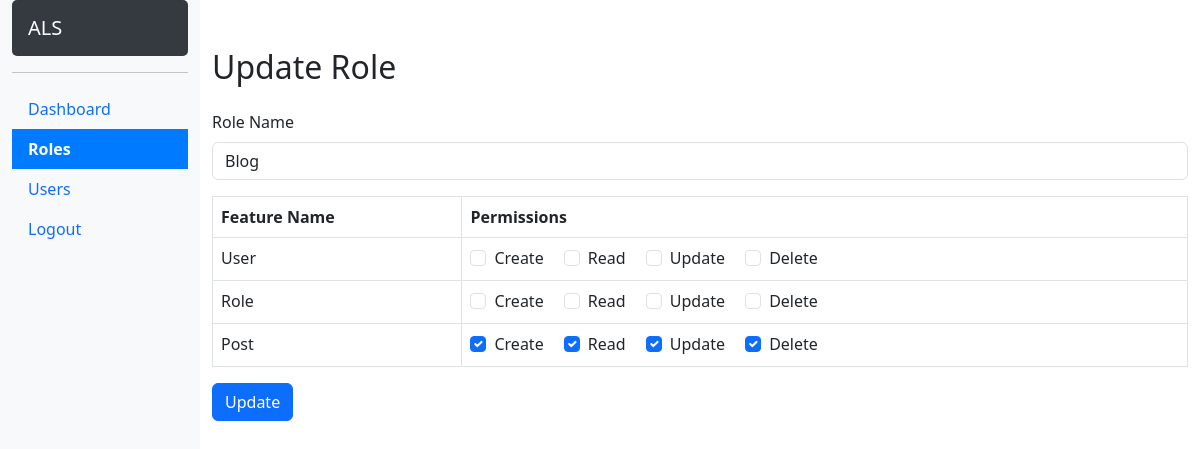
/edit_role.php?id=5 (signed in), run on the app's committed database.
### tables this page shows
CREATE TABLE `roles` (
  `id` int NOT NULL AUTO_INCREMENT,
  `name` varchar(45) DEFAULT NULL,
  PRIMARY KEY (`id`)
);

CREATE TABLE `permissions` (
  `id` int NOT NULL AUTO_INCREMENT,
  `name` varchar(255) DEFAULT NULL,
  `feature_id` int DEFAULT NULL,
  PRIMARY KEY (`id`)
);

### edit_role.php (the view, shortened to what this page needs)
<?php
include 'db_connection.php';
$role_id = $_GET['id'] ?? null;
try {
    $stmt = $conn->prepare("SELECT id, name FROM roles WHERE id = :role_id");
    $stmt->bindParam(':role_id', $role_id, PDO::PARAM_INT);
    $stmt->execute();
    $role = $stmt->fetch(PDO::FETCH_ASSOC);
    $sql_features = "SELECT f.id as feature_id, f.name as feature_name, p.id as permission_id, p.name as permission_name
                     FROM features f
                     LEFT JOIN permissions p ON f.id = p.feature_id
                     ORDER BY p.id ASC";
    $stmt = $conn->query($sql_features);
    $features = [];
    while ($row = $stmt->fetch(PDO::FETCH_ASSOC)) {
        $features[$row['feature_id']]['name'] = $row['feature_name'];
        $features[$row['feature_id']]['permissions'][] = [
            'id' => $row['permission_id'],
            'name' => $row['permission_name']
        ];
    }
    $stmt = $conn->prepare("SELECT permission_id FROM role_permissions WHERE role_id = :role_id");
    $stmt->bindParam(':role_id', $role_id, PDO::PARAM_INT);
    $stmt->execute();
    $existing_permissions = $stmt->fetchAll(PDO::FETCH_COLUMN);
} catch (PDOException $e) {
    echo "Error: " . $e->getMessage();
    exit();
}
?>
<!DOCTYPE html>
<html lang="en">
<head>
    <link href="https://cdn.jsdelivr.net/npm/bootstrap@5.3.0/dist/css/bootstrap.min.css" rel="stylesheet">
    <link rel="stylesheet" href="/assets/css/styles.css" />
</head>
<body>
    <div class="container-fluid">
        <div class="row">
            <?php include 'sidebar.php'; ?>
            <div class="col-md-10 mt-5">
                <h2 class="mb-4">Update Role</h2>
                <form action="update_role.php" method="POST">
                    <div class="mb-3">
                        <label for="role_name" class="form-label">Role Name</label>
                        <input type="text" class="form-control" id="role_name" name="role_name"
                            value="<?php echo htmlspecialchars($role['name']); ?>" required>
                    </div>
                    <table class="table table-bordered">
                        <thead>
                            <tr>
                                <th>Feature Name</th>
                                <th>Permissions</th>
                            </tr>
                        </thead>
                        <tbody>
                            <?php foreach ($features as $feature_id => $feature): ?>
                                <tr>
                                    <td><?php echo htmlspecialchars($feature['name']); ?></td>
                                    <td>
                                        <?php if (!empty($feature['permissions'])): ?>
                                            <?php foreach ($feature['permissions'] as $permission): ?>
                                                <div class="form-check form-check-inline">
                                                    <input class="form-check-input" type="checkbox"
                                                        id="permission_<?php echo $permission['id']; ?>"
                                                        name="permissions[]"
                                                        value="<?php echo $permission['id']; ?>"
                                                        <?php echo in_array($permission['id'], $existing_permissions) ? 'checked' : ''; ?>>
                                                    <label class="form-check-label"
                                                        for="permission_<?php echo $permission['id']; ?>">
                                                        <?php echo htmlspecialchars($permission['name']); ?>
                                                    </label>
                                                </div>
                                            <?php endforeach; ?>
                                        <?php else: ?>
                                            <span class="text-muted">No permissions available for this feature.</span>
                                        <?php endif; ?>
                                    </td>
                                </tr>
                            <?php endforeach; ?>
                        </tbody>
                    </table>
                    <button type="submit" class="btn btn-primary">Update</button>
                </form>
            </div>
        </div>
    </div>
</body>
</html>

### data on the page
roles: role_name "Blog"
permissions: name "Create"
permissions: name "Delete"
permissions: name "Create"
permissions: name "Read"
permissions: name "Update"
permissions: name "Delete"
permissions: id "☑", name "Create"
permissions: id "☑", name "Read"
permissions: id "☑", name "Update"
permissions: id "☑", name "Delete"

### other printed values
$_SESSION['name'] "ALS"
$feature['name'] "User"
$permission['name'] "Read"
$permission['name'] "Update"
$feature['name'] "Role"
$feature['name'] "Post"
